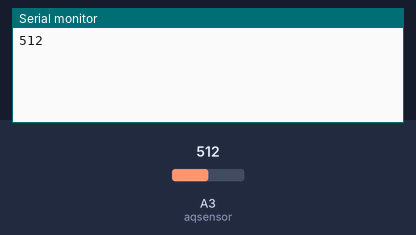
A sketch run on a simulated Arduino Uno, built with avr-gcc and run on an emulated ATmega328P. Parts: the last lines printed to the serial monitor. The test bench sets the inputs (shaded band); at power-on: A3 (aqsensor) = 512.

Above: at 5.8 s.
5.9 s: A3 (aqsensor) set to 716
At 10.5 s:
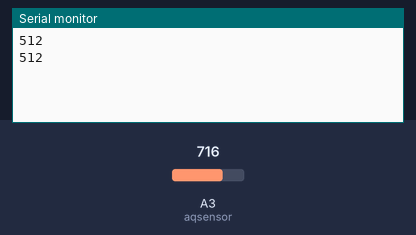
11.9 s: A3 (aqsensor) set to 900
At 15.5 s:
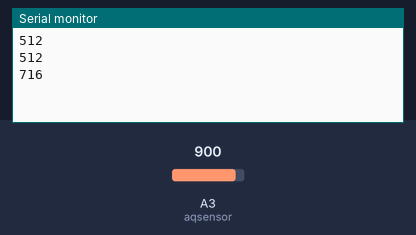
Timing chart, 0 to 17.0 s (numbered marks = the images above; inputs shaded):
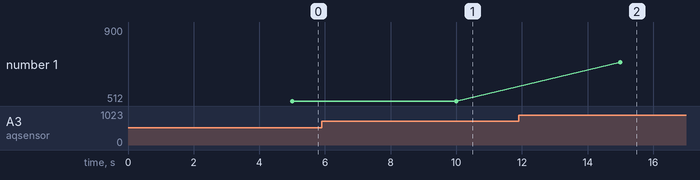

The sketch:

ADUINO_WITH_MQ135.ino
```cpp
const int aqsensor = A3;  //output of mq135 connected to A0 pin of Arduino

void setup() {

  Serial.begin (9600);      //begin serial communication with baud rate of 9600
}

void loop() {

  int ppm = analogRead(aqsensor); //read MQ135 analog outputs at A0 and store it in ppm
  delay(5000);  //print message in serail monitor
  Serial.println(ppm);            //print value of ppm in serial monitor


}
```

Measured:
- plotted number 1: 512 → 900 after the input at 11.9 s
